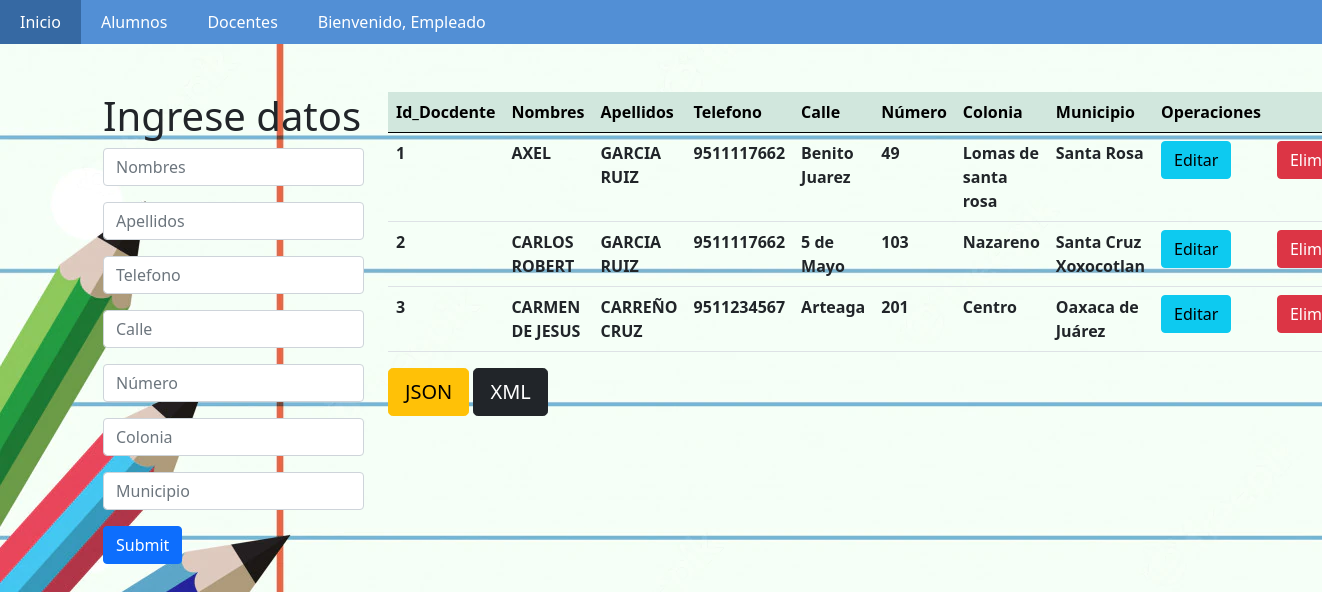
The page /docente/docente.php (signed in) on the database its author committed.
### tables this page shows
CREATE TABLE `docente` (
  `id_docente` int(11) NOT NULL,
  `nombres` varchar(50) NOT NULL,
  `apellidos` varchar(50) NOT NULL,
  `telefono` varchar(10) NOT NULL,
  `calle` varchar(60) NOT NULL,
  `numero` varchar(5) NOT NULL,
  `colonia` varchar(100) NOT NULL,
  `Municipio` varchar(100) NOT NULL
);

### docente/docente.php (the view, shortened to what this page needs)
<?php
if (isset($_SESSION['Id_Usuario']) && isset($_SESSION['nombre'])) {
 ?>
<?php
    $con=conectar();
    $sql="SELECT *  FROM docente";
    $query=mysqli_query($con,$sql);
?>
<!DOCTYPE html>
<html lang="en">
    <head>
        <link href="../style_m.css?w21e" rel="stylesheet">
        <link href="https://cdn.jsdelivr.net/npm/bootstrap@5.0.0-beta1/dist/css/bootstrap.min.css" rel="stylesheet">
    </head>
    <body>
    <nav>
			<ul>
			<li><a href="../menu.php">Inicio</a></li>
				<li><a href="../alumno/alumno.php">Alumnos</a></li>
				<li><a href="docente.php">Docentes</a></li>
				<li><a href="#">Bienvenido, <?php echo $_SESSION['nombre']; ?></a>
            </li>
			</ul>
		</nav>
            <div class="container mt-5">
                    <div class="row">
                        <div class="col-md-3">
                            <h1>Ingrese datos</h1>
                                <form action="insertar.php" method="POST">
                                    <input type="text" class="form-control mb-3" name="nombres" placeholder="Nombres">
                                    <input type="text" class="form-control mb-3" name="apellidos" placeholder="Apellidos">
                                    <input type="text" class="form-control mb-3" name="telefono" placeholder="Telefono">
                                    <input type="text" class="form-control mb-3" name="calle" placeholder="Calle">
                                    <input type="text" class="form-control mb-3" name="numero" placeholder="Número">
                                    <input type="text" class="form-control mb-3" name="colonia" placeholder="Colonia">
                                    <input type="text" class="form-control mb-3" name="Municipio" placeholder="Municipio">
                                    <input type="submit" class="btn btn-primary">
                                </form>
                        </div>
                        <div class="col-md-8">
                            <table class="table" >
                                <thead class="table-success table-striped" >
                                    <tr>
                                        <th>Id_Docdente</th>
                                        <th>Nombres</th>
                                        <th>Apellidos</th>
                                        <th>Telefono</th>
                                        <th>Calle</th>
                                        <th>Número</th>
                                        <th>Colonia</th>
                                        <th>Municipio</th>
                                        <th>Operaciones</th>
                                        <th></th>
                                    </tr>
                                </thead>
                                <tbody>
                                        <?php
                                            while($row=mysqli_fetch_array($query)){
                                        ?>
                                            <tr>
                                                <th><?php  echo $row['id_docente']?></th>
                                                <th><?php  echo $row['nombres']?></th>
                                                <th><?php  echo $row['apellidos']?></th>
                                                <th><?php  echo $row['telefono']?></th>
                                                <th><?php  echo $row['calle']?></th>
                                                <th><?php  echo $row['numero']?></th>
                                                <th><?php  echo $row['colonia']?></th>
                                                <th><?php  echo $row['Municipio']?></th>
                                                <th><a href="actualizar.php?id=<?php echo $row['id_docente'] ?>" class="btn btn-info">Editar</a></th>
                                                <th><a href="delete.php?id=<?php echo $row['id_docente'] ?>" class="btn btn-danger">Eliminar</a></th>
                                            </tr>
                                        <?php
                                            }
                                        ?>
                                </tbody>
                            </table>
                            <a class="btn btn-warning btn-lg" href="json.php" role="button">JSON</a>
                                    <a class="btn btn-dark btn-lg" href="xml.php" role="button">XML</a>
                        </div>
                    </div>
            </div>
    </body>
</html>
<?php
}else{
     header("Location: ../index.php");
     exit();
}
 ?>

### style_m.css (style rules this page uses)
body { background-image: url("img/escuela.webp"); background-repeat:no-repeat; margin-top: auto; }
nav { background:#528fd5; position: relative; }
nav ul { list-style:none; padding:0; margin:0; overflow:hidden; }
nav > ul > li { float:left; }
nav ul li a { text-decoration:none; color:#fff; display:block; padding:10px 20px; }

### rows shown on the page
docente: id_docente "1", nombres "AXEL", apellidos "GARCIA RUIZ", telefono "9511117662", calle "Benito Juarez", numero "49", colonia "Lomas de santa rosa", Municipio "Santa Rosa"
docente: id_docente "2", nombres "CARLOS ROBERT", apellidos "GARCIA RUIZ", telefono "9511117662", calle "5 de Mayo", numero "103", colonia "Nazareno", Municipio "Santa Cruz Xoxocotlan"
docente: id_docente "3", nombres "CARMEN DE JESUS", apellidos "CARREÑO CRUZ", telefono "9511234567", calle "Arteaga", numero "201", colonia "Centro", Municipio "Oaxaca de Juárez"

### other values the page prints
$_SESSION['nombre'] "Empleado"
